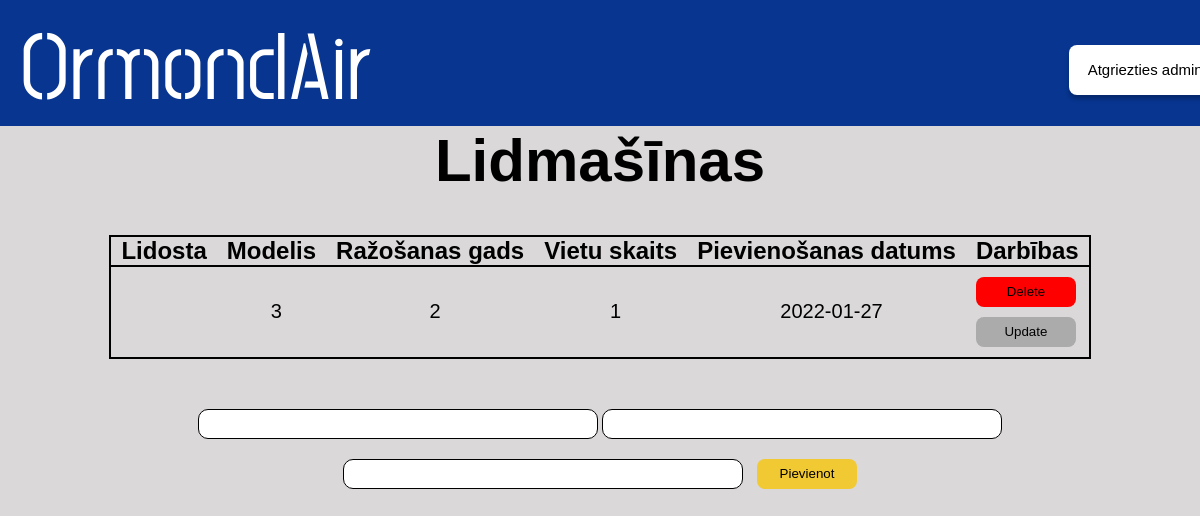
The app's page /admin/lidmasinas, older data.
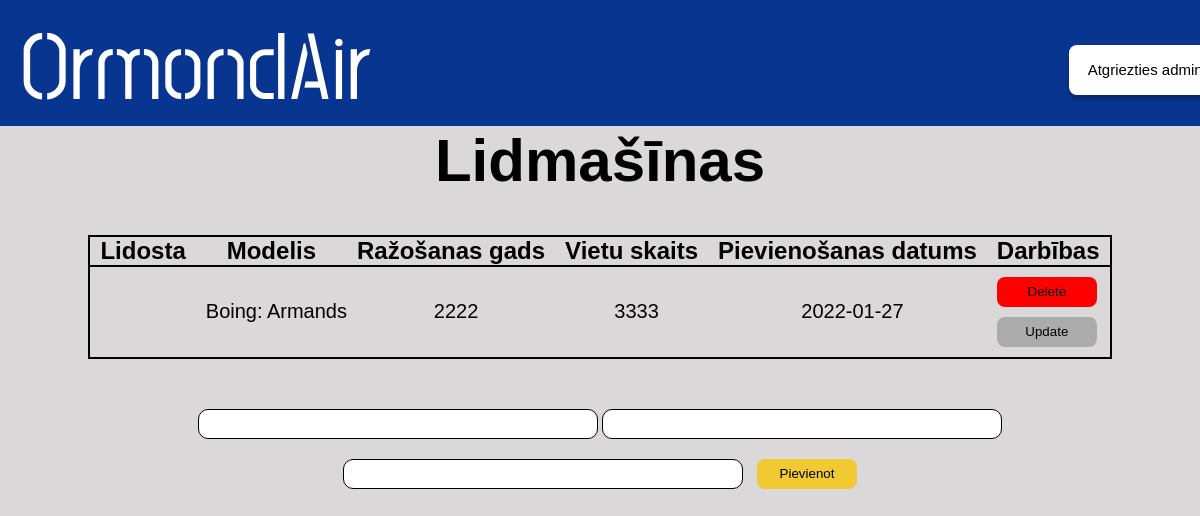
The same page, newer data.
### main.py (models this page shows, shortened)
class Lidmasina(db.Model):
    id = db.Column(db.Integer, primary_key=True)
    modelis = db.Column(db.String(200), nullable=False)
    razosanas_gads = db.Column(db.String(3), nullable=False)
    vietu_skaits = db.Column(db.String(200), nullable=False)
    date_created = db.Column(db.DateTime, default=datetime.utcnow)

### main.py (the view)
@app.route('/admin/lidmasinas', methods=['POST', 'GET'])
def lidmasina():
    if request.method == 'POST':
      new_lidmasina = Lidmasina(modelis=request.form['modelis'], razosanas_gads=request.form['razosanas_gads'], vietu_skaits=request.form['vietu_skaits'])
      try:
        db.session.add(new_lidmasina)
        db.session.commit()
        return redirect('/admin/lidmasinas')
      except:
        return "Draugi nav labi!"
    else:
      tasks = Lidmasina.query.order_by(Lidmasina.date_created).all()
      return render_template('adminlidmasinas.html', tasks=tasks)

### templates/adminlidmasinas.html (shortened to what this page needs)
<!DOCTYPE html>
<html lang="en">
  <head>
    <link href="/static/css/stylesheet.css" rel="stylesheet" />
  </head>
  <body>
    <div class="augsejaisBaneris">
      <a href="/">
        <h1 class="homePage">OrmondAir</h1>
      </a>
      <a href="/admin">
        <button id="atgriezties_admin">Atgriezties admin</button>
      </a>
    </div>
    <div class="apaksejaisBaneris">
      <h1 id="virsraksts">Lidmašīnas</h1>
      {% if tasks|length < 1 %}
      <h4 id="apaksraksts">Nav pievienota neviena lidmašīna! </h4>
      {% else %}
      <table class="tabula">
         <tr class="tabula">
          <th class="teksts">Lidosta</th>
          <th class="teksts">Modelis</th>
          <th class="teksts">Ražošanas gads</th>
          <th class="teksts">Vietu skaits</th>
          <th class="teksts">Pievienošanas datums</th>
          <th class="teksts">Darbības</th>
        </tr>
        {% for task in tasks %}
          <tr class="tabula">
            <td class="dbteksts">{{ task.content }}</td>
            <td class="dbteksts">{{ task.modelis }}</td>
            <td class="dbteksts">{{ task.razosanas_gads }}</td>
            <td class="dbteksts">{{ task.vietu_skaits }}</td>
            <td class="dbteksts">{{ task.date_created.date() }}</td>
            <td>
              <a href="/delete_airplane/{{task.id}}"><button id=dzest>Delete</button></a>
                <br>
              <a href="/update_lidmasinas/{{task.id}}"><button id=labot>Update</button></a>
            </td>
          </tr>
        {% endfor %}
      </table>
      {% endif %}
      <form action="/admin/lidmasinas" method="POST" id="form">
        <dropdown>
        <input class="input" type="text" name="modelis" id="modelis" maxlength="50" required>
        <input class="input" type="text" name="razosanas_gads" id="razosanas_gads" maxlength="4" required>
        <input class="input" type="text" name="vietu_skaits" id="vietu_skaits" maxlength="4" required>
        <input type="submit" value="Pievienot" id="pievienot">
      </form>
    </div>
  </body>
</html>

### static/css/stylesheet.css (style rules this page uses)
body { background: rgba(186, 182, 182, 0.53); }
* { margin: 0; padding: 0; box-sizing: border-box; text-decoration: none; }
.augsejaisBaneris { position: absolute; left: 0%; right: 0%; top: 0%; bottom: 84.28%; background: #073590; }
.homePage { position: absolute; left: 0%; font-family: Post No Bills Colombo Medium; font-size: 96px; display: flex; margin-left: 20px; color: #ffffff; user-select: none; }
.apaksejaisBaneris { position: absolute; top: 15.72%; right: 0px; left: 0px; }
#atgriezties_admin { position: absolute; width: 152px; height: 50.63px; left: 89.1%; top: 35.4%; background: #ffffff; border-radius: 8px; box-shadow: 0px 4px 4px rgba(0, 0, 0, 0.25); border-style: none; font-family: Arial, Helvetica, sans-serif; font-size: 15px; cursor: pointer; }
#pievienot { width: 100px; height: 30px; background: #f1c933; border-radius: 8px; outline: none; cursor: pointer; border: 1px solid transparent; margin-left: 10px; }
.teksts { font-family: Arial, Helvetica, sans-serif; font-size: 24px; color: #000000; padding-left: 10px; padding-right: 10px; }
.input { background: #ffffff; border: 1px solid #000000; box-sizing: border-box; border-radius: 10px; outline: none; padding-left: 20px; padding-right: 20px; width: 400px; height: 30px; margin-top: 10px; margin-bottom: 10px; }
#dzest { width: 100px; height: 30px; background: #ff0000; border-radius: 8px; outline: none; cursor: pointer; border: 1px solid transparent; margin-top: 10px; margin-left: 10px; }
#labot { width: 100px; height: 30px; background: #ababab; border-radius: 8px; outline: none; cursor: pointer; border: 1px solid transparent; margin-top: 10px; margin-left: 10px; margin-bottom: 10px; }
.dbteksts { text-align: center; font-family: Arial, Helvetica, sans-serif; font-size: 20px; color: #000000; padding-left: 10px; }
#virsraksts { text-align: center; font-family: Arial, Helvetica, sans-serif; font-size: 60px; color: #000000; }
.tabula { border-collapse: collapse; border: solid 2px #000000; margin-left: auto; margin-right: auto; margin-top: 40px; margin-bottom: 40px; }
#form { text-align: center; }

Row changes from the older to the newer data that the page shows:
removed Lidmasina: modelis "3", razosanas_gads "2", vietu_skaits "1", date_created "2022-01-27"
added Lidmasina: modelis "Boing: Armands", razosanas_gads "2222", vietu_skaits "3333", date_created "2022-01-27"
